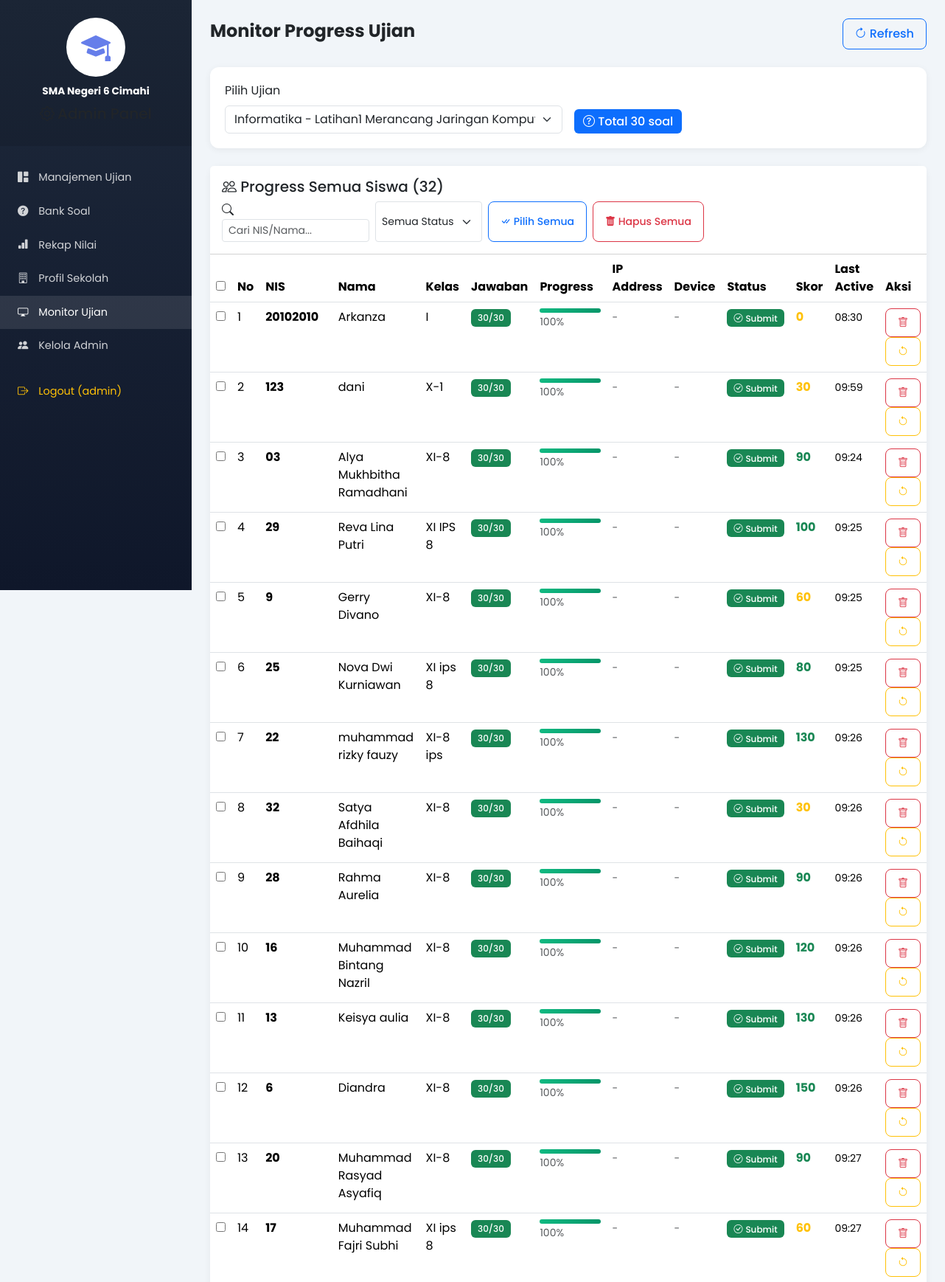
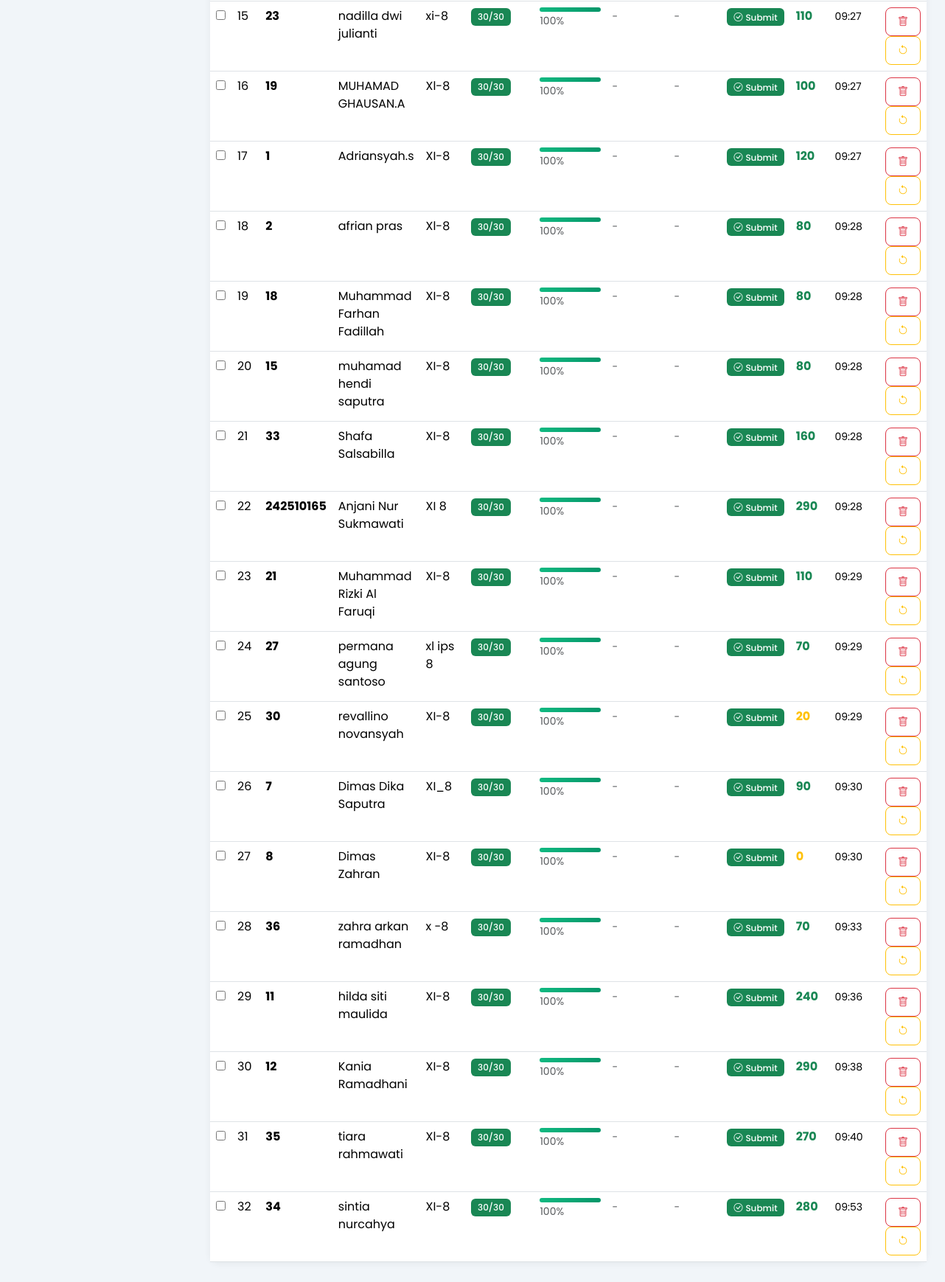
The app's page /admin/monitor_ujian.php?id_ujian=9 (signed in) with its own data (2 pictures, top to bottom).
### tables this page shows
CREATE TABLE `konfigurasi_sekolah` (
  `id` int NOT NULL AUTO_INCREMENT,
  `nama_sekolah` varchar(255) NOT NULL DEFAULT 'SMA Negeri 6 Cimahi',
  `logo` varchar(255) DEFAULT NULL,
  `warna_primer` varchar(20) DEFAULT '#667eea',
  `warna_sekunder` varchar(20) DEFAULT '#764ba2',
  `tampilkan_riwayat` enum('ya','tidak') DEFAULT 'ya',
  `created_at` timestamp NULL DEFAULT CURRENT_TIMESTAMP,
  `updated_at` timestamp NULL DEFAULT CURRENT_TIMESTAMP ON UPDATE CURRENT_TIMESTAMP,
  PRIMARY KEY (`id`)
);

CREATE TABLE `hasil_ujian` (
  `id` int NOT NULL AUTO_INCREMENT,
  `id_ujian` int NOT NULL,
  `nis` varchar(50) NOT NULL,
  `nama` varchar(100) NOT NULL,
  `kelas` varchar(50) NOT NULL,
  `total_skor` int DEFAULT '0',
  `skor_awal` int DEFAULT NULL,
  `waktu_submit` datetime DEFAULT CURRENT_TIMESTAMP,
  `detail_jawaban` text,
  `device_fingerprint` varchar(64) DEFAULT NULL,
  `ip_address` varchar(45) DEFAULT NULL,
  `total_violations` int DEFAULT '0',
  `submitted_at` datetime DEFAULT NULL,
  PRIMARY KEY (`id`),
  KEY `id_ujian` (`id_ujian`),
  KEY `idx_ujian_nis` (`id_ujian`,`nis`),
  CONSTRAINT `hasil_ujian_ibfk_1` FOREIGN KEY (`id_ujian`) REFERENCES `ujian` (`id`) ON DELETE CASCADE
);

### config/init_sekolah.php (called while the page is built, shortened)
<?php
$konfigurasi_cache = null;
function getKonfigurasiSekolah($conn) {
    $result = $conn->query("SELECT * FROM konfigurasi_sekolah LIMIT 1");
    $konfigurasi_cache = $result->fetch_assoc();
    return $konfigurasi_cache;
}
?>

### admin/monitor_ujian.php (the view, shortened to what this page needs)
<?php
require_once '../config/database.php';
require_once '../config/init_sekolah.php';
$id_ujian_terpilih = isset($_GET['id_ujian']) ? (int)$_GET['id_ujian'] : (isset($_POST['id_ujian']) ? (int)$_POST['id_ujian'] : 0);
$sekolah = getKonfigurasiSekolah($conn);
$ujian_list = $conn->query("SELECT id, judul_ujian, status, waktu_tersedia FROM ujian ORDER BY id DESC LIMIT 20");
$ujian_list = $conn->query("SELECT id, judul_ujian, status, waktu_tersedia FROM ujian ORDER BY id DESC LIMIT 20");
$ujian_arr = [];
while ($row = $ujian_list->fetch_assoc()) {
    $ujian_arr[] = $row;
}
$progress_data = [];
$total_soal = 0;
if ($id_ujian_terpilih > 0) {
    $stmt = $conn->prepare("SELECT COUNT(*) as total_soal FROM soal WHERE id_ujian = ?");
    $stmt->bind_param("i", $id_ujian_terpilih);
    $stmt->execute();
    $result = $stmt->get_result();
    $total_soal = $result->fetch_assoc()['total_soal'] ?? 0;
    $hasIp = $conn->query("SHOW COLUMNS FROM jawaban_sEMENTARA LIKE 'ip_address'");
    $hasIpCol = ($hasIp && $hasIp->num_rows > 0);
    if ($hasIpCol) {
        $stmt = $conn->prepare("SELECT nis, nama, kelas, answers, updated_at, ip_address, device_fingerprint FROM jawaban_sEMENTARA WHERE id_ujian = ?");
    } else {
        $stmt = $conn->prepare("SELECT nis, nama, kelas, answers, updated_at FROM jawaban_sEMENTARA WHERE id_ujian = ?");
    }
    $stmt->bind_param("i", $id_ujian_terpilih);
    $stmt->execute();
    $hasIp2 = $conn->query("SHOW COLUMNS FROM hasil_ujian LIKE 'ip_address'");
    $hasIpCol2 = ($hasIp2 && $hasIp2->num_rows > 0);
    if ($hasIpCol2) {
        $stmt = $conn->prepare("SELECT nis, nama, kelas, total_skor, waktu_submit, ip_address, device_fingerprint FROM hasil_ujian WHERE id_ujian = ?");
    } else {
        $stmt = $conn->prepare("SELECT nis, nama, kelas, total_skor, waktu_submit FROM hasil_ujian WHERE id_ujian = ?");
    }
    $stmt->bind_param("i", $id_ujian_terpilih);
    $stmt->execute();
    $result = $stmt->get_result();
    while ($row = $result->fetch_assoc()) {
        $nis = $row['nis'];
        $ip = $hasIpCol2 ? ($row['ip_address'] ?? '-') : '-';
        $fp = $hasIpCol2 ? ($row['device_fingerprint'] ?? '-') : '-';
        if (isset($progress_data[$nis])) {
            $progress_data[$nis]['status'] = 'sudah_submit';
            $progress_data[$nis]['skor'] = $row['total_skor'];
            $progress_data[$nis]['ip_address'] = $ip;
            $progress_data[$nis]['device_fingerprint'] = $fp;
        } else {
            $progress_data[$nis] = [
                'nis' => $nis,
                'nama' => $row['nama'],
                'kelas' => $row['kelas'],
                'answered' => $total_soal,
                'last_active' => $row['waktu_submit'],
                'status' => 'sudah_submit',
                'skor' => $row['total_skor'],
                'ip_address' => $ip,
                'device_fingerprint' => $fp
            ];
        }
    }
}
?>
<!DOCTYPE html>
<html lang="id">
<head>
    <link href="../vendor/bootstrap/bootstrap.min.css" rel="stylesheet">
    <link rel="stylesheet" href="../vendor/bootstrap-icons/bootstrap-icons.min.css">
</head>
<body>
    <div class="d-flex">
        <div class="sidebar">
            <div class="text-center py-4" style="background: rgba(0,0,0,0.1);">
                <div style="width: 80px; height: 80px; background: white; border-radius: 50%; margin: 0 auto 10px; display: flex; align-items: center; justify-content: center;">
                    <?php if ($sekolah['logo'] && file_exists('../uploads/' . $sekolah['logo'])): ?>
                    <img src="../uploads/<?= $sekolah['logo'] ?>" alt="Logo" style="width: 60px; height: 60px; object-fit: contain;">
                    <?php else: ?>
                    <i class="bi bi-mortarboard-fill" style="font-size: 2.5rem; color: #667eea;"></i>
                    <?php endif; ?>
                </div>
                <div class="text-white fw-bold" style="font-size: 0.85rem;"><?= htmlspecialchars($sekolah['nama_sekolah']) ?></div>
                <h5 class="mt-2"><i class="bi bi-gear me-1"></i>Admin Panel</h5>
            </div>
            <div class="sidebar-menu">
                <a href="index.php"><i class="bi bi-grid-1x2-fill"></i> Manajemen Ujian</a>
                <a href="tambah_soal.php"><i class="bi bi-question-circle-fill"></i> Bank Soal</a>
                <a href="rekap_nilai.php"><i class="bi bi-bar-chart-fill"></i> Rekap Nilai</a>
                <a href="profil_sekolah.php"><i class="bi bi-building"></i> Profil Sekolah</a>
                <a href="monitor_ujian.php" class="active"><i class="bi bi-display"></i> Monitor Ujian</a>
                <?php if (isset($_SESSION['admin_role']) && $_SESSION['admin_role'] === 'super_admin'): ?>
                <a href="manage_users.php"><i class="bi bi-people-fill"></i> Kelola Admin</a>
                <?php endif; ?>
                <a href="logout.php" class="text-warning mt-3"><i class="bi bi-box-arrow-right"></i> Logout (<?= htmlspecialchars($_SESSION['admin_username']) ?>)</a>
            </div>
        </div>
        <div class="main-content">
            <div class="d-flex justify-content-between align-items-center mb-4">
                <h4 class="fw-bold">Monitor Progress Ujian</h4>
                <button onclick="location.reload()" class="btn btn-outline-primary">
                    <i class="bi bi-arrow-clockwise"></i> Refresh
                </button>
            </div>
            <div class="card mb-4">
                <div class="card-body">
                    <form method="GET" class="row g-3">
                        <div class="col-md-6">
                            <label class="form-label">Pilih Ujian</label>
                            <select name="id_ujian" class="form-select" onchange="this.form.submit()">
                                <?php foreach ($ujian_arr as $u): ?>
                                <option value="<?= $u['id'] ?>" <?= $id_ujian_terpilih == $u['id'] ? 'selected' : '' ?>>
                                    <?= htmlspecialchars($u['judul_ujian']) ?> (<?= $u['status'] ?>)
                                </option>
                                <?php endforeach; ?>
                            </select>
                        </div>
                        <div class="col-md-6 d-flex align-items-end">
                            <?php if ($id_ujian_terpilih > 0): ?>
                            <div class="badge bg-primary fs-6">
                                <i class="bi bi-question-circle"></i> Total <?= $total_soal ?> soal
                            </div>
                            <?php endif; ?>
                        </div>
                    </form>
                </div>
            </div>
        <?php if ($id_ujian_terpilih > 0 && !empty($progress_data)): ?>
        <div class="card mt-4">
            <div class="card-header bg-white py-3 d-flex justify-content-between align-items-center flex-wrap gap-2">
                <h5 class="mb-0"><i class="bi bi-people"></i> Progress Semua Siswa (<?= count($progress_data) ?>)</h5>
                <div class="d-flex gap-2 flex-wrap">
                    <div class="search-box">
                        <i class="bi bi-search search-icon"></i>
                        <input type="text" class="form-control form-control-sm" id="searchProgress" placeholder="Cari NIS/Nama..." style="width: 200px;" onkeyup="filterProgress()">
                    </div>
                    <select class="form-select form-select-sm" id="filterStatus" onchange="filterProgress()" style="width: auto;">
                        <option value="">Semua Status</option>
                    </select>
                    <button class="btn btn-sm btn-outline-primary" onclick="toggleSelectAllProgress()">
                        <i class="bi bi-check-all"></i> <span id="selectAllProgressText">Pilih Semua</span>
                    </button>
                    <button class="btn btn-sm btn-outline-danger" onclick="deleteAllStudents()">
                        <i class="bi bi-trash-fill"></i> Hapus Semua
                    </button>
                </div>
            </div>
            <div class="table-responsive">
                <form method="POST" id="progressBatchForm">
                <table class="table table-hover mb-0" id="progressTable">
                    <thead>
                        <tr>
                            <th><input type="checkbox" id="checkAllProgress" onchange="toggleSelectAllProgressCheckbox()"></th>
                            <th>No</th>
                            <th>NIS</th>
                            <th>Nama</th>
                            <th>Kelas</th>
                            <th>Jawaban</th>
                            <th>Progress</th>
                            <th>IP Address</th>
                            <th>Device</th>
                            <th>Status</th>
                            <th>Skor</th>
                            <th>Last Active</th>
                            <th>Aksi</th>
                        </tr>
                    </thead>
                    <tbody>
                        <?php $no = 1; foreach ($progress_data as $p): ?>
                        <tr data-nis="<?= htmlspecialchars($p['nis']) ?>" data-nama="<?= htmlspecialchars($p['nama']) ?>" data-status="<?= $p['status'] ?>">
                            <td>
                                <input type="checkbox" class="progress-checkbox" value="<?= htmlspecialchars($p['nis']) ?>" onchange="updateDeleteButtonProgress()">
                            </td>
                            <td><?= $no++ ?></td>
                            <td><strong><?= htmlspecialchars($p['nis']) ?></strong></td>
                            <td><?= htmlspecialchars($p['nama']) ?></td>
                            <td><?= htmlspecialchars($p['kelas']) ?></td>
                            <td>
                                <span class="badge bg-<?= $p['answered'] >= $total_soal ? 'success' : 'primary' ?>">
                                    <?= $p['answered'] ?>/<?= $total_soal ?>
                                </span>
                            </td>
                            <td style="width: 150px;">
                                <?php $progress_pct = round(($p['answered'] / max(1, $total_soal)) * 100); ?>
                                <div class="progress-bar-mini">
                                    <div class="progress-bar-fill" style="width: <?= $progress_pct ?>%; background: <?= $progress_pct >= 100 ? 'linear-gradient(90deg, #10b981, #059669)' : 'linear-gradient(90deg, #667eea, #764ba2)' ?>;"></div>
                                </div>
                                <small class="text-muted"><?= $progress_pct ?>%</small>
                            </td>
                            <td>
                                <?php if (($p['ip_address'] ?? '-') !== '-'): ?>
                                <small class="font-monospace" title="<?= htmlspecialchars($p['ip_address']) ?>" style="cursor: pointer;">
                                    <?= htmlspecialchars(substr($p['ip_address'], 0, 15)) ?><?= strlen($p['ip_address']) > 15 ? '...' : '' ?>
                                </small>
                                <?php else: ?>
                                <small class="text-muted">-</small>
                                <?php endif; ?>
                            </td>
                            <td>
                                <?php if (($p['device_fingerprint'] ?? '-') !== '-'): ?>
                                <small class="font-monospace" title="<?= htmlspecialchars($p['device_fingerprint']) ?>" style="cursor: pointer;">
                                    <?= htmlspecialchars(substr($p['device_fingerprint'], 0, 8)) ?>...
                                </small>
                                <?php else: ?>
                                <small class="text-muted">-</small>
                                <?php endif; ?>
                            </td>
                            <td>
                                <?php if ($p['status'] === 'sudah_submit'): ?>
                                <span class="badge bg-success"><i class="bi bi-check-circle me-1"></i>Submit</span>
                                <?php else: ?>
                                <span class="badge bg-warning"><span class="status-dot status-active me-1"></span>Lagi Ujian</span>
                                <?php endif; ?>
                            </td>
                            <td>
                                <?php if (isset($p['skor'])): ?>
                                <strong class="<?= $p['skor'] >= 70 ? 'text-success' : 'text-warning' ?>"><?= $p['skor'] ?></strong>
                                <?php else: ?>
                                <span class="text-muted">-</span>
                                <?php endif; ?>
                            </td>
                            <td><small><?= date('H:i', strtotime($p['last_active'] ?? date('Y-m-d H:i:s'))) ?></small></td>
                            <td>
                                <button class="btn btn-sm btn-outline-danger" onclick="deleteStudent('<?= htmlspecialchars($p['nis']) ?>')" title="Hapus">
                                    <i class="bi bi-trash"></i>
                                </button>
                                <button class="btn btn-sm btn-outline-warning" onclick="resetStudent('<?= htmlspecialchars($p['nis']) ?>')" title="Reset Ujian">
                                    <i class="bi bi-arrow-counterclockwise"></i>
                                </button>
                            </td>
                        </tr>
                        <?php endforeach; ?>
                    </tbody>
                </table>
                </form>
            </div>
        </div>
            <?php endif; ?>
        </div>
    </div>
</body>
</html>

### admin/monitor_ujian.php (style rules this page uses)
* { font-family: 'Poppins', system-ui, -apple-system, sans-serif; }
body { background: #f1f5f9; margin: 0; }
.sidebar { width: 260px; min-height: 100vh; background: linear-gradient(180deg, #1e293b 0%, #0f172a 100%); position: fixed; left: 0; top: 0; z-index: 1000; padding: 0; }
.main-content { margin-left: 260px; padding: 25px; background: #f1f5f9; min-height: 100vh; }
.sidebar-menu { padding: 20px 0; }
.sidebar-menu a { display: block; padding: 0.75rem 1.5rem; color: rgba(255,255,255,0.8); text-decoration: none; font-size: 0.9rem; transition: all 0.2s; }
.sidebar-menu a:hover, .sidebar-menu a.active { background: rgba(255,255,255,0.1); color: white; }
.sidebar-menu a i { margin-right: 10px; width: 20px; }
.card { border: none; border-radius: 12px; box-shadow: 0 2px 10px rgba(0,0,0,0.06); margin-bottom: 20px; }
.card-body { padding: 20px; }
.progress-bar-mini { height: 6px; border-radius: 3px; background: #e5e7eb; overflow: hidden; }
.progress-bar-fill { height: 100%; background: linear-gradient(90deg, #667eea, #764ba2); }
.badge { padding: 0.5em 0.75em; font-weight: 500; }
.btn { padding: 0.5rem 1rem; border-radius: 8px; font-weight: 500; }

### records on screen
konfigurasi_sekolah: nama_sekolah "SMA Negeri 6 Cimahi"
hasil_ujian: nis "20102010", nama "Arkanza", kelas "I", answered "30", total_soal "30", progress_pct "100", total_skor "0"
hasil_ujian: nis "123", nama "dani", kelas "X-1", total_skor "30", total_soal "30", progress_pct "100"
hasil_ujian: nis "03", nama "Alya Mukhbitha Ramadhani", kelas "XI-8", answered "30", total_soal "30", progress_pct "100", total_skor "90"
hasil_ujian: nis "29", nama "Reva Lina Putri", kelas "XI IPS 8", answered "30", total_soal "30", progress_pct "100", total_skor "100"
hasil_ujian: nis "9", nama "Gerry Divano", kelas "XI-8", answered "30", total_soal "30", progress_pct "100", total_skor "60"
hasil_ujian: nis "25", nama "Nova Dwi Kurniawan", kelas "XI ips 8", answered "30", total_soal "30", progress_pct "100", total_skor "80"
hasil_ujian: nis "22", nama "muhammad rizky fauzy", kelas "XI-8 ips", answered "30", total_soal "30", progress_pct "100", total_skor "130"
hasil_ujian: nis "32", nama "Satya Afdhila Baihaqi", kelas "XI-8", total_skor "30", total_soal "30", progress_pct "100"
hasil_ujian: nis "28", nama "Rahma Aurelia", kelas "XI-8", answered "30", total_soal "30", progress_pct "100", total_skor "90"
hasil_ujian: nis "16", nama "Muhammad Bintang Nazril", kelas "Xl-8", answered "30", total_soal "30", progress_pct "100", total_skor "120"
hasil_ujian: nis "13", nama "Keisya aulia", kelas "XI-8", answered "30", total_soal "30", progress_pct "100", total_skor "130"
hasil_ujian: nis "6", nama "Diandra", kelas "XI-8", answered "30", total_soal "30", progress_pct "100", total_skor "150"
hasil_ujian: nis "20", nama "Muhammad Rasyad Asyafiq", kelas "XI-8", answered "30", total_soal "30", progress_pct "100", total_skor "90"
hasil_ujian: nis "17", nama "Muhammad Fajri Subhi", kelas "XI ips 8", answered "30", total_soal "30", progress_pct "100", total_skor "60"
hasil_ujian: nis "23", nama "nadilla dwi julianti", kelas "xi-8", answered "30", total_soal "30", progress_pct "100", total_skor "110"
hasil_ujian: nis "19", nama "MUHAMAD GHAUSAN.A", kelas "Xl-8", answered "30", total_soal "30", progress_pct "100", total_skor "100"
hasil_ujian: nis "1", nama "Adriansyah.s", kelas "XI-8", answered "30", total_soal "30", progress_pct "100", total_skor "120"
hasil_ujian: nis "2", nama "afrian pras", kelas "Xl-8", answered "30", total_soal "30", progress_pct "100", total_skor "80"
hasil_ujian: nis "18", nama "Muhammad Farhan Fadillah", kelas "XI-8", answered "30", total_soal "30", progress_pct "100", total_skor "80"
hasil_ujian: nis "15", nama "muhamad hendi saputra", kelas "XI-8", answered "30", total_soal "30", progress_pct "100", total_skor "80"
hasil_ujian: nis "33", nama "Shafa Salsabilla", kelas "XI-8", answered "30", total_soal "30", progress_pct "100", total_skor "160"
hasil_ujian: nis "242510165", nama "Anjani Nur Sukmawati", kelas "XI 8", answered "30", total_soal "30", progress_pct "100", total_skor "290"
hasil_ujian: nis "21", nama "Muhammad Rizki Al Faruqi", kelas "XI-8", answered "30", total_soal "30", progress_pct "100", total_skor "110"
hasil_ujian: nis "27", nama "permana agung santoso", kelas "xl ips 8", answered "30", total_soal "30", progress_pct "100", total_skor "70"
hasil_ujian: nis "30", nama "revallino novansyah", kelas "XI-8", total_soal "30", progress_pct "100", total_skor "20"
hasil_ujian: nis "7", nama "Dimas Dika Saputra", kelas "XI_8", answered "30", total_soal "30", progress_pct "100", total_skor "90"
hasil_ujian: nis "8", nama "Dimas Zahran", kelas "XI-8", answered "30", total_soal "30", progress_pct "100", total_skor "0"
hasil_ujian: nis "36", nama "zahra arkan ramadhan", kelas "x -8", answered "30", total_soal "30", progress_pct "100", total_skor "70"
hasil_ujian: nis "11", nama "hilda siti maulida", kelas "XI-8", answered "30", total_soal "30", progress_pct "100", total_skor "240"
hasil_ujian: nis "12", nama "Kania Ramadhani", kelas "XI-8", answered "30", total_soal "30", progress_pct "100", total_skor "290"
hasil_ujian: nis "35", nama "tiara rahmawati", kelas "Xl-8", answered "30", total_soal "30", progress_pct "100", total_skor "270"
hasil_ujian: nis "34", nama "sintia nurcahya", kelas "XI-8", answered "30", total_soal "30", progress_pct "100", total_skor "280"

### other values on screen
$_SESSION['admin_username'] "admin"
$total_soal "30"
count($progress_data) "32"
form field id_ujian "Informatika - Latihan1 Merancang Jaringan Komputer (Kelas XI) (nonaktif)"
